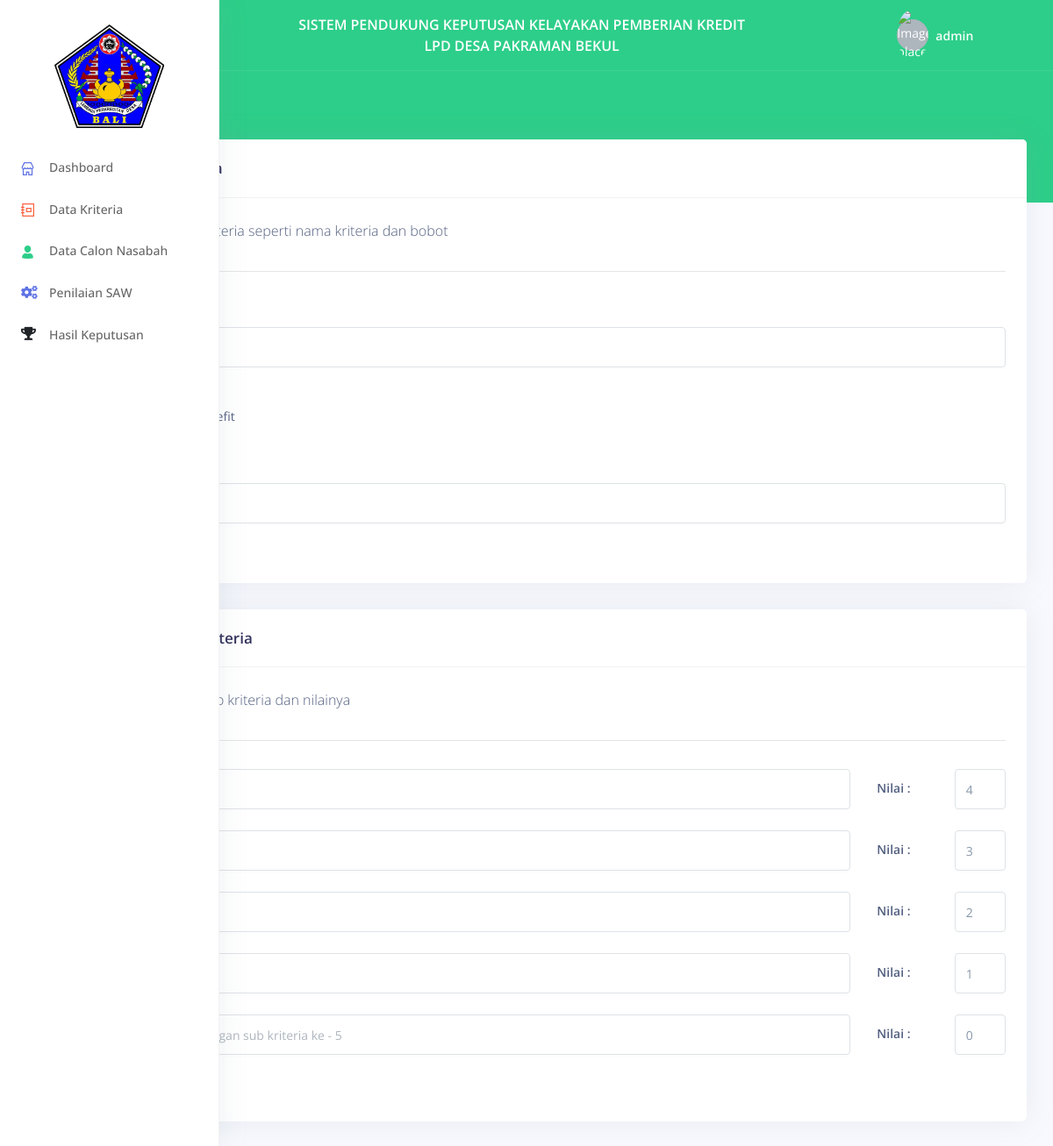
Page /criteria/edit?id=42 (signed in) on the earlier database version.
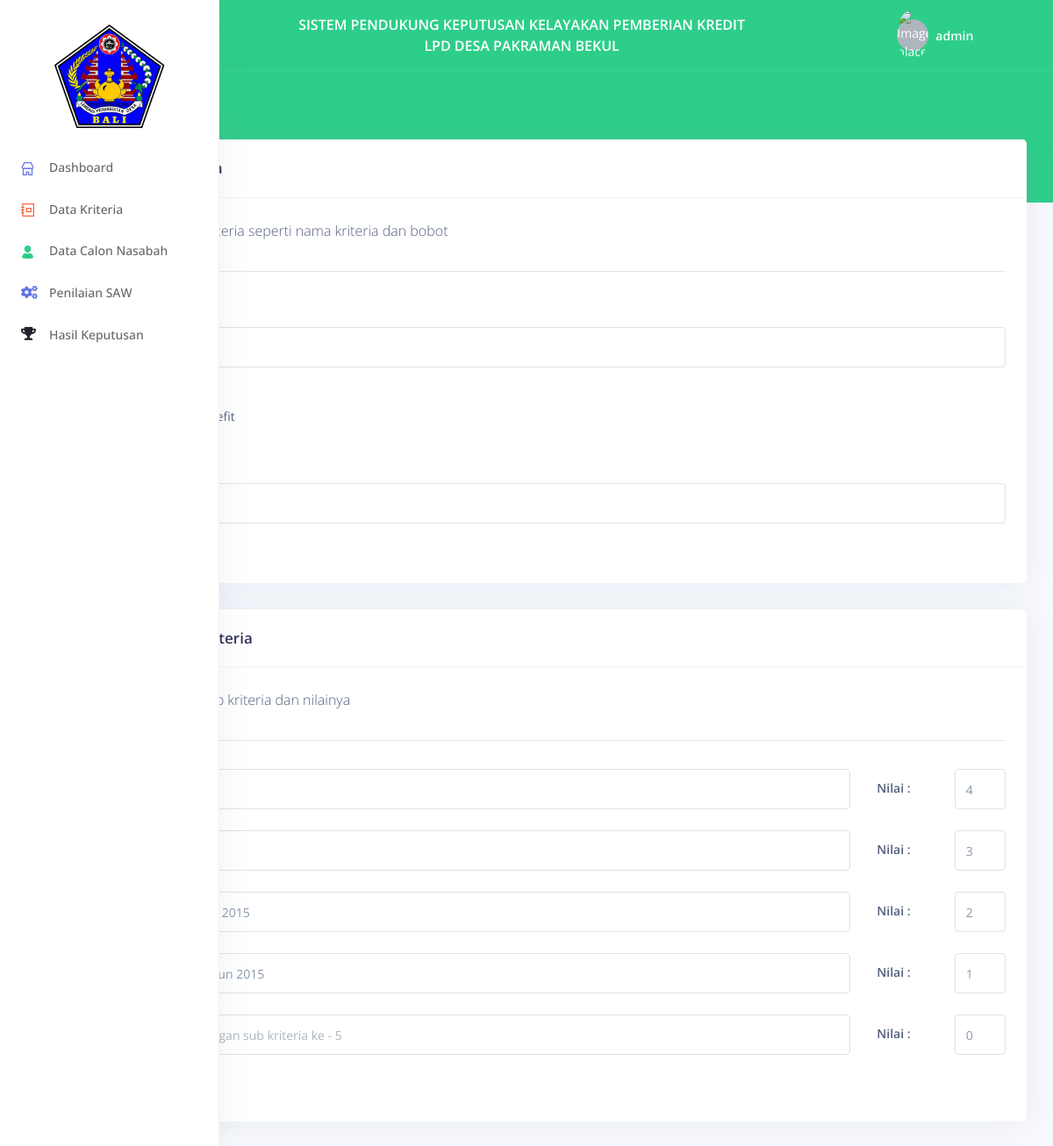
Same page on the later database version.
### tables this page shows
CREATE TABLE `sub_kriteria` (
  `id_subkriteria` int(11) NOT NULL,
  `id_kriteria` int(11) NOT NULL,
  `ket` varchar(45) NOT NULL,
  `nilai` int(11) NOT NULL
);

### system/base/view.php (called while the page is built)
<?php
function view($path, $data = []){
    extract($data);
    require_once("app/views/".$path.".php");
}

### app/controllers/CriteriaController.php (called while the page is built, shortened)
<?php
class CriteriaController extends Controller {
    public function edit()
    {
        $id = $this->request->getAllParams()->id;
        $criteria       = new CriteriaModel();
        $subCriteria    = new SubCriteriaModel();
        view('includes/layout', [
            'content'       => "criteria/criteria.edit",
            'criteria'      => $criteria->selectWhereId($id),
            'subCriteria'   => $subCriteria->selectWhereId($id),
        ]);
    }
}

### routes.php (called while the page is built, shortened)
<?php
$router = new Route();
$router->get('/', \App\Controllers\DashboardController::class, 'index');
$router->get('/login', \App\Controllers\LoginController::class, 'login');
$router->get('/logout', \App\Controllers\LoginController::class, 'logout');
$router->post('/login', \App\Controllers\LoginController::class, 'doLogin');
$router->get('/nasabah', \App\Controllers\NasabahController::class, 'index');
$router->get('/nasabah/insert', \App\Controllers\NasabahController::class, 'insert');
$router->get('/nasabah/bobot', \App\Controllers\NasabahController::class, 'bobot');
$router->get('/nasabah/edit', \App\Controllers\NasabahController::class, 'edit');
$router->get('/nasabah/detail', \App\Controllers\NasabahController::class, 'detail');
$router->post('/nasabah/bobot', \App\Controllers\NasabahController::class, 'updateBobot');
$router->post('/nasabah/create', \App\Controllers\NasabahController::class, 'create');
$router->post('/nasabah/update', \App\Controllers\NasabahController::class, 'update');
$router->post('/nasabah/delete', \App\Controllers\NasabahController::class, 'delete');
$router->get('/perhitungan', \App\Controllers\PerhitunganController::class, 'index');
$router->get('/ranking', \App\Controllers\RankingController::class, 'ranking');
$router->get('/laporan', \App\Controllers\LaporanController::class, 'laporan');
$router->get('/laporan/pdf', \App\Controllers\LaporanController::class, 'generatePDF');
$router->get('/criteria', \App\Controllers\CriteriaController::class, 'index');
$router->get('/criteria/sub-criteria', \App\Controllers\CriteriaController::class, 'createSubCriteria');
$router->get('/criteria/edit', \App\Controllers\CriteriaController::class, 'edit');
$router->get('/criteria/insert', \App\Controllers\CriteriaController::class, 'insert');
$router->post('/criteria/create', \App\Controllers\CriteriaController::class, 'create');
$router->post('/criteria/update', \App\Controllers\CriteriaController::class, 'update');
$router->post('/criteria/delete', \App\Controllers\CriteriaController::class, 'delete');
$router->post('/criteria/update-sub-criteria', \App\Controllers\CriteriaController::class, 'updateSubCriteria');
$router->run();

### index.php (called while the page is built, shortened)
<?php
require_once 'routes.php';

### system/model/Connection.php (called while the page is built, shortened)
<?php
class Connection {
    private $host       = 'localhost';
    private $name       = 'name';
    private $user       = 'root';
    private $password   = '';
    private $connection;
    public function __construct()
    {
        $this->host     = DB_HOST;
        $this->name     = DB_NAME;
        $this->user     = DB_USER;
        $this->password = DB_PASSWORD;
    }
    public function getConnection()
    {
        return $this->connection;
    }
    private function connect(){
        try {
            $this->connection = new \PDO("mysql:host=$this->host;dbname=$this->name", $this->user, $this->password);
            $this->connection->setAttribute(\PDO::ATTR_ERRMODE, \PDO::ERRMODE_EXCEPTION);
        } catch (\Exception $exception) {
            var_dump($exception->getMessage());
        }
    }
}

### system/model/Model.php (called while the page is built, shortened)
<?php
class Model {
    protected $connection;
    public function __construct()
    {
        $this->connection = (new Connection())->getConnection();
    }
    public function query($sql, $bindings = [])
    {
        $query = $this->connection->prepare($sql);
        for ($i = 0; $i < count($bindings); $i++) {
            $query->bindParam($i + 1, $bindings[$i]);
        }
        $query->execute();
        return $query->fetchAll();
    }
}

### app/models/SubCriteriaModel.php (called while the page is built, shortened)
<?php
class SubCriteriaModel extends Model {
    protected $table = 'sub_kriteria';
    public function selectWhereId($id)
    {
        return $this->query("SELECT * FROM $this->table WHERE id_kriteria=?", [$id]);
    }
}

### app/views/criteria/criteria.edit.php (the view, shortened to what the changed rows need)
<div class="container-fluid mt--6">
    <div class="row">
        <div class="col">
            <div class="card-wrapper">
                <div class="card">
                    <div class="card-body">
                        <form action="<?= BASE_PATH; ?>/criteria/update-sub-criteria" method="post" class="needs-validation" novalidate="">
                            <?php for ($i = 0; $i < count($subCriteria); $i++) { ?>
                                <div class="form-group row">
                                    <div class="col-md-10">
                                        <input value="<?= $subCriteria[$i]['ket']; ?>" name="sub-kriteria[]" class="form-control" type="text" id="sub-kriteria-<?= $i; ?>" placeholder="Masukkan keterangan sub kriteria ke - <?= $i + 1; ?>">
                                    </div>
                                    <label for="sub-kriteria-nilai-<?= $i; ?>" class="col-md-1 col-form-label form-control-label">Nilai : </label>
                                    <div class="col-md-1">
                                        <input value="<?= $subCriteria[$i]['nilai']; ?>" name="sub-nilai[]" class="form-control" type="number" id="sub-kriteria-nilai-<?= $i; ?>" placeholder="">
                                    </div>
                                </div>
                            <?php } ?>
                        </form>
                    </div>
                </div>
            </div>
        </div>
    </div>
</div>

Differences in the rows shown:
changed sub_kriteria: ket "BPKB" → "BPKB diatas tahun 2015"
changed sub_kriteria: ket "Slip Gaji" → "BPKB dibawah tahun 2015"
